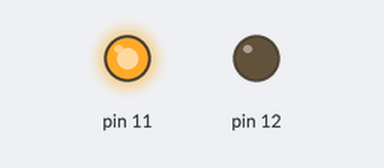
Simulated run of this sketch. Board: Arduino Uno, built with avr-gcc and run on an emulated ATmega328P. Shown: output pins drawn as LEDs (lit = HIGH).

Above: at 2.38 s.
At 2.96 s:
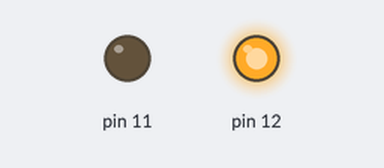
Timing chart, 0 to 3.3 s (numbered marks = the images above):
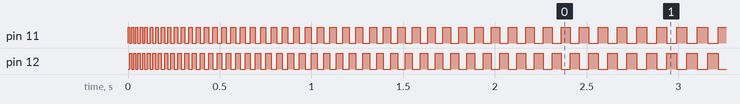

Measured:
- by itself, pin 11, pin 12: repeats every 0.02 s: LOW 0.01 s, HIGH 0.01 s

The sketch:

test_blikani_dvou_diod.ino
```cpp
int pauza = 1000;
int maximum = 1000000;
void setup() {
  // initialize digital pin LED_BUILTIN as an output.
  pinMode(12, OUTPUT);
  pinMode(11, OUTPUT);

}


void loop() {
  for(int i = 10; i < maximum; i++){
    digitalWrite(11, HIGH);

    digitalWrite(12, LOW);
    delay(i*1);

    digitalWrite(12, HIGH);

    digitalWrite(11, LOW);
    delay(i*1);

  }
}
```
